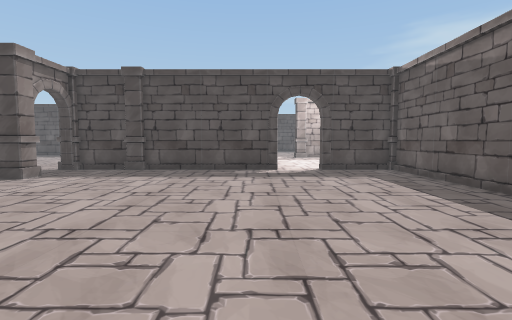
View 1 (above)

19 first-person views from a walk through a scene from a Unity 3-D project. The camera is 1.2 m above the floor, tilts 4° down and sees 85° across. Doors are open. The floor is counted in squares, 1 m on a side. Each view is taken from the middle of a square. On the plan, view 1 faces up. The plan holds only what a view shows up to about 13 squares ahead; the rest is blank. The place goes on beyond the plan. The player is left out. Some animated figures are left out.

View 2
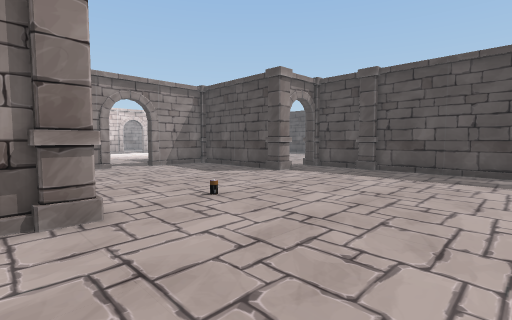

View 3
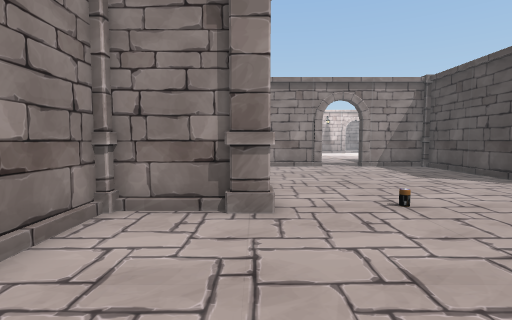

View 4
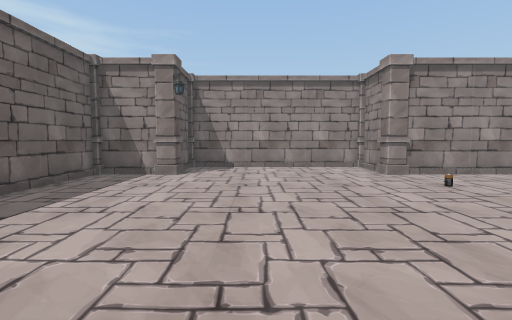

View 5
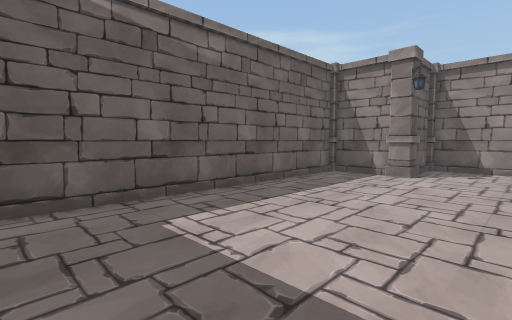

View 6
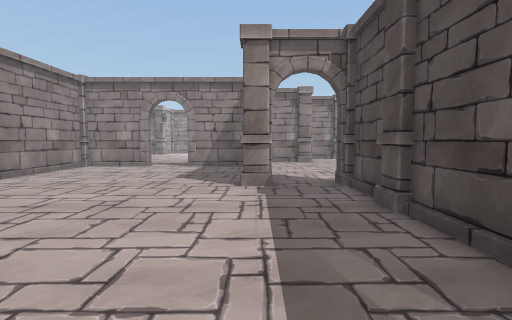

View 7
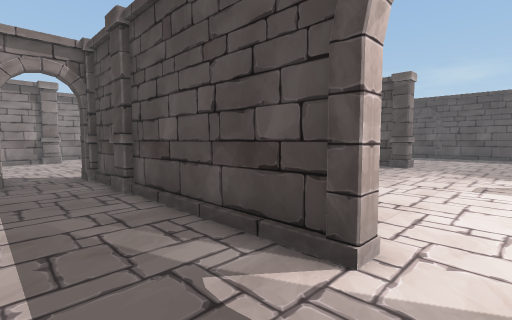

View 8
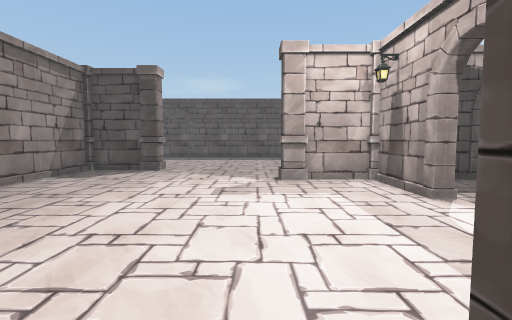

View 9
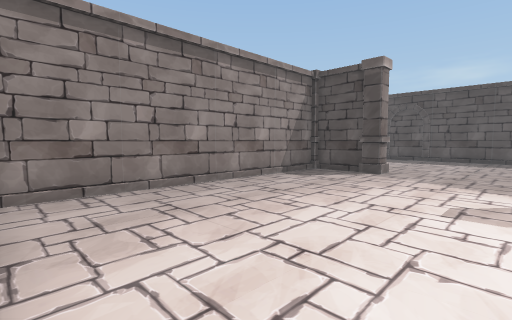

View 10
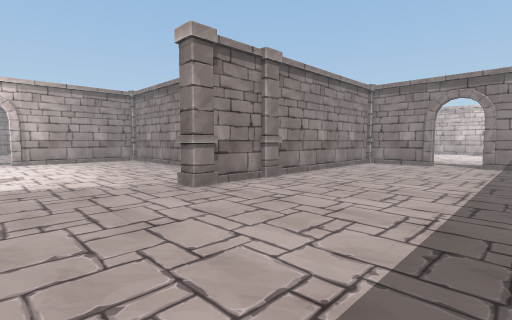

View 11
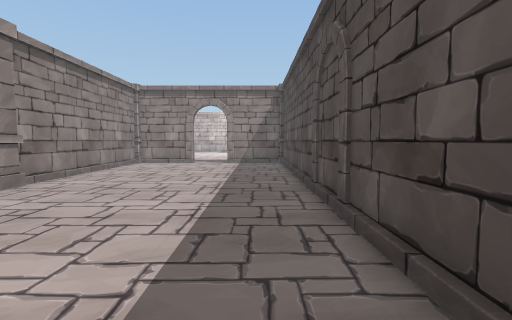

View 12
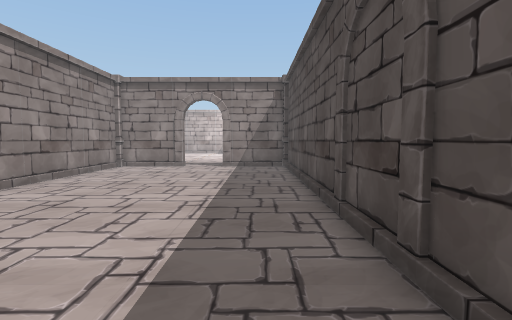

View 13
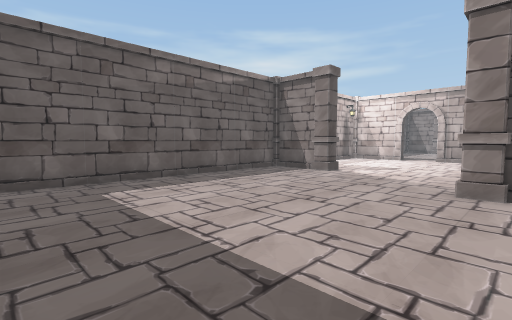

View 14
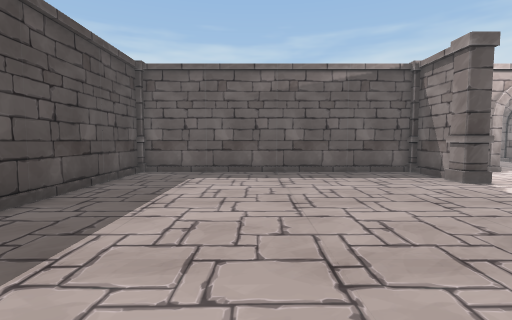

View 15
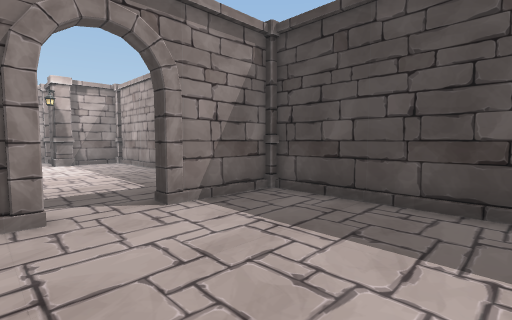

View 16
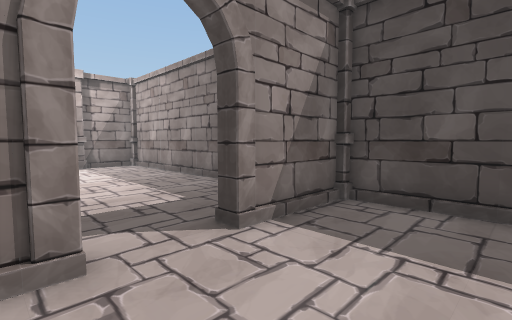

View 17
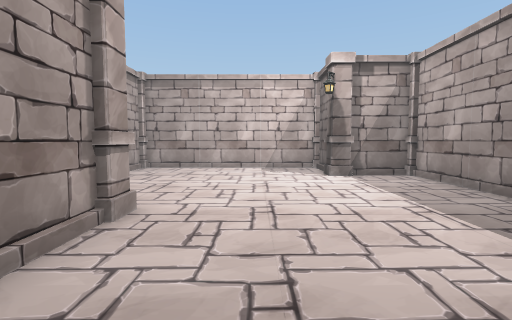

View 18
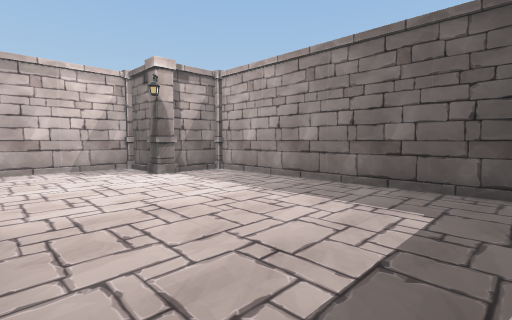

View 19
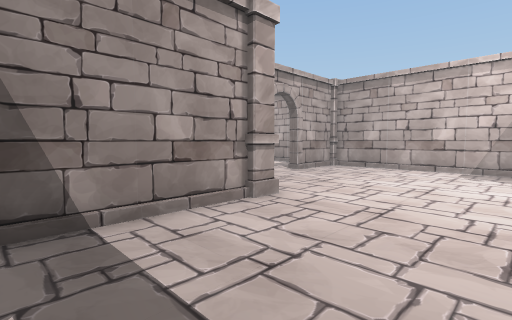

### Floor plan
Ten units are one square. View 1 is at (0, 0); x grows to the right and y downward. Boxes are objects, and circles mark ways between rooms. Rooms are numbered by the first view taken in them; rooms with no view inside come last. Other rooms are left out.
<svg viewBox="-269 -310 334 332">
<path fill="none" stroke="#000" d="M-48 -6 -48 17 30 17 30 1M-84 -89 -125 -89M9 -120 9 -116 -74 -116M35 -10 57 -10 57 -116 27 -116 27 -120M-129 -41 -129 -15M-129 -85 -129 -59M-125 -10 -54 -10M-26 -224 -48 -224 -48 -124M35 -199 56 -199M56 -197 35 -197M57 -167 57 -305 -129 -305 -129 -275M-129 -256 -129 -226 -25 -226M-175 -226 -141 -226M-245 -278 -264 -278 -264 -199 -234 -199 -234 -196M-129 -275 -132 -275M-142 -305 -237 -305 -237 -284"/>
<rect x="-85" y="-95" width="20" height="10" fill="#bbb"><title>pillar</title></rect>
<rect x="-55" y="-15" width="10" height="10" fill="#bbb"><title>pillar</title></rect>
<rect x="-55" y="-45" width="10" height="10" fill="#bbb"><title>battery</title></rect>
<rect x="-55" y="-125" width="10" height="10" fill="#bbb"><title>pillar</title></rect>
<rect x="25" y="-15" width="10" height="10" fill="#bbb"><title>pillar</title></rect>
<rect x="-55" y="-235" width="10" height="10" fill="#bbb"><title>pillar</title></rect>
<rect x="-25" y="-235" width="10" height="20" fill="#bbb"><title>pillar</title></rect>
<rect x="25" y="-205" width="10" height="10" fill="#bbb"><title>pillar</title></rect>
<rect x="-245" y="-285" width="10" height="10" fill="#bbb"><title>pillar</title></rect>
<rect x="-195" y="-235" width="20" height="20" fill="#bbb"><title>pillar</title></rect>
<circle cx="15" cy="-120" r="3" fill="#2a7"/>
<circle cx="-130" cy="-265" r="3" fill="#2a7"/>
<text x="-30" y="-60">1</text>
<text x="-20" y="-230">2</text>
<text x="-200" y="-260">3</text>
</svg>
Room 1 opens to room 2. Room 2 opens to room 3.

Where each view was taken, in squares from view 1:
view 1: 0 up, 0 right, facing up
view 2: 0 up, 0 right, facing up-left
view 3: 1 up, 0 right, facing left
view 4: 11 up, 0 right, facing down
view 5: 11 up, 0 right, facing down-right
view 6: 9 up, 0 right, facing left
view 7: 9 up, 2 right, facing up-left
view 8: 11 up, 2 right, facing up
view 9: 12 up, 2 right, facing up-left
view 10: 29 up, 2 right, facing down-left
view 11: 29 up, 2 right, facing left
view 12: 29 up, 0 right, facing left
view 13: 30 up, 3 left, facing down-right
view 14: 26 up, 5 left, facing right
view 15: 25 up, 8 left, facing up-left
view 16: 25 up, 10 left, facing up-left
view 17: 25 up, 14 left, facing left
view 18: 23 up, 14 left, facing up-left
view 19: 27 up, 14 left, facing down-left
